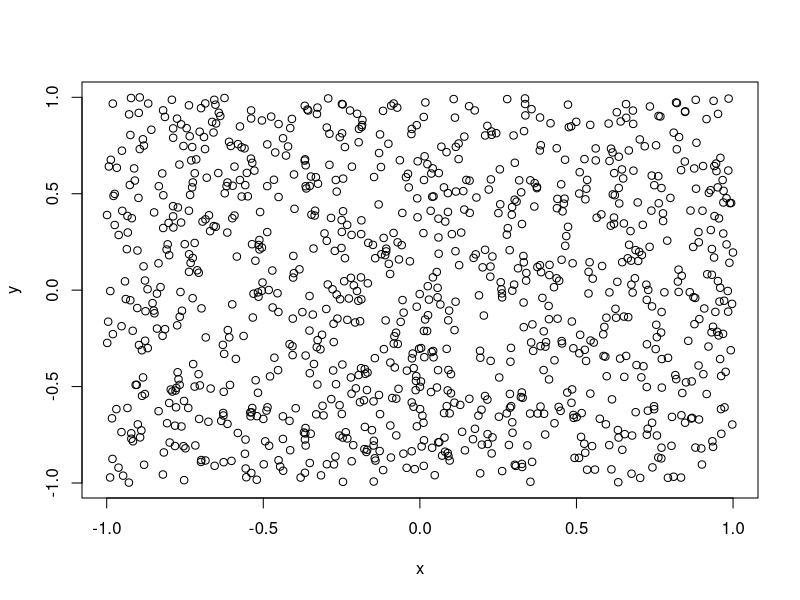
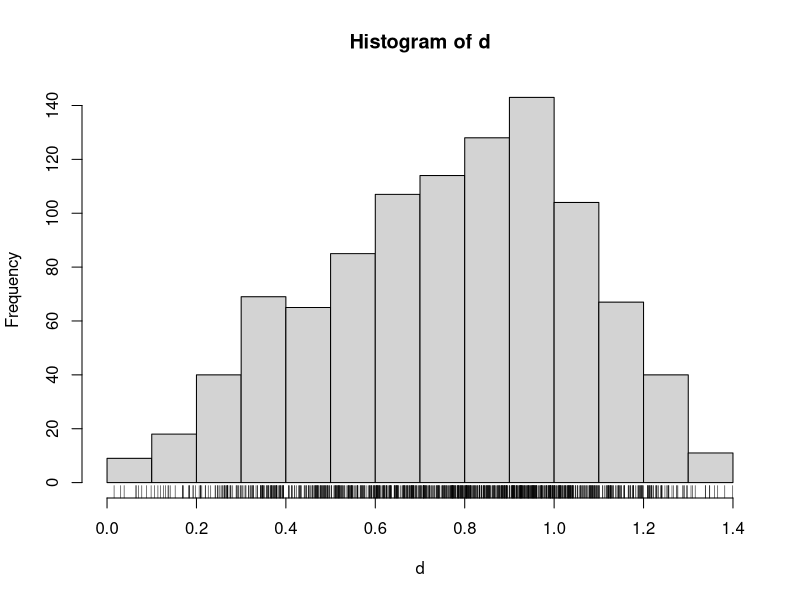

Reproduce these figures in R, in order.
# Problem 1
sum(seq(1,99,2)^2)

# verification
n<-50
n*(2*n+1)*(2*n-1)/3

# Problem 2
p <- 1000
x<-runif(p, min=-1, max=1)
y<-runif(p, min=-1, max=1)

xc = x / abs(x)
yc = y / abs(y)

dx = x - xc
dy = y - yc

d<-sqrt(dx^2+dy^2)

plot(x,y)
hist(d)
rug(d)

# Problem 3

ar = USArrests
mean(ar$Rape)

# https://www.rdocumentation.org/packages/base/versions/3.6.2/topics/row%2Bcolnames
# https://www.rdocumentation.org/packages/base/versions/3.6.2/topics/which.min
rownames(ar)[which.max(ar$Assault)]
